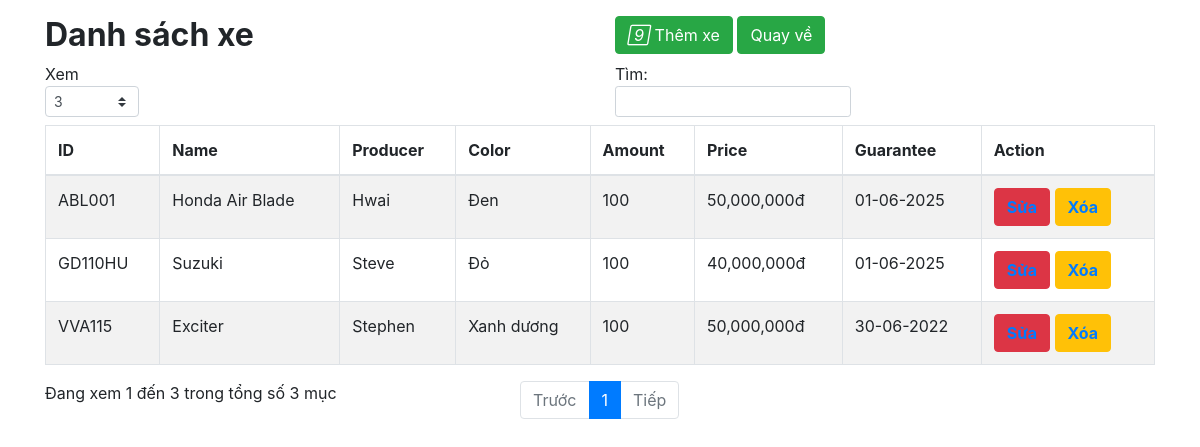
The app's page /quanlyxe.php (signed in) with its own data.
### tables this page shows
CREATE TABLE `xe` (
  `id` varchar(255) NOT NULL,
  `name` varchar(255) NOT NULL,
  `producer` varchar(255) NOT NULL,
  `color` varchar(255) NOT NULL,
  `amount` int(11) NOT NULL,
  `price` int(11) NOT NULL,
  `guaran` date NOT NULL
);

### quanlyxe.php (the view, shortened to what this page needs)
<?php
    include 'admin/db.php';
?>
<!DOCTYPE html>
<html lang="en">
<head>
    <link rel="stylesheet" href="https://maxcdn.bootstrapcdn.com/bootstrap/4.4.1/css/bootstrap.min.css">
</head>
<body>
    <div class="container">
        <div class="table-wrapper">
            <div class="table-title">
                <div class="row">
                    <div class="col-sm-6 float-right">
                        <h2><b>Danh sách xe</b></h2>
                    </div>
                    <div class="col-sm-6">
                        <a href="#addStaff" class="btn btn-success" data-toggle="modal"><i class="material-icons"></i>
                            <span>Thêm xe</span></a>
                        <a href="index.php" class="btn btn-success">
                            <span>Quay về</span></a>
                    </div>
                </div>
            </div>
            <table id="example" class="table table-striped table-bordered" style="width:100%">
                <thead>
                    <tr>
                        <th>ID</th>
                        <th>Name</th>
                        <th>Producer</th>
                        <th>Color</th>
                        <th>Amount</th>
                        <th>Price</th>
                        <th>Guarantee</th>
                        <th>Action</th>
                    </tr>
                </thead>
                <tbody>
                    <?php
			$result = mysqli_query($conn,"SELECT * FROM xe");
				while($row = mysqli_fetch_array($result)) {
			?>
                    <tr id="<?php echo $row["id"]; ?>">
                        <td><?php echo $row["id"]; ?></td>
                        <td><?php echo $row["name"]; ?></td>
                        <td><?php echo $row["producer"]; ?></td>
                        <td><?php echo $row["color"]; ?></td>
                        <td><?php echo $row["amount"]; ?></td>
                        <td><?php echo number_format($row["price"]) . "đ";  ?></td>
                        <td><?php echo date('d-m-Y', strtotime($row["guaran"])); ?></td>
                        <td>
                            <button type="button" class="btn btn-danger" id="edit"><a href="#editStaff" class="edit"
                                    data-toggle="modal">
                                    <b class="update" data-toggle="tooltip" data-id="<?php echo $row["id"]; ?>"
                                        data-name="<?php echo $row["name"]; ?>"
                                        data-producer="<?php echo $row["producer"]; ?>"
                                        data-color="<?php echo $row["color"]; ?>"
                                        data-amount="<?php echo $row["amount"]; ?>"
                                        data-price="<?php echo $row["price"]; ?>"
                                        data-guaran="<?php echo $row["guaran"]; ?>" title=" Edit">Sửa</b>
                                </a></button>
                            <button type="button" class="btn btn-warning" id="del"><a href="#deleteStaff" class="delete"
                                    data-id="<?php echo $row["id"]; ?>" data-toggle="modal"><b data-toggle="tooltip"
                                        title="Delete">Xóa</b></a></button>
                        </td>
                    </tr>
                    <?php
			}
			?>
                </tbody>
            </table>
        </div>
</body>
</html>

### records on screen
xe: id "ABL001", name "Honda Air Blade", producer "Hwai", color "Đen", amount "100", price "50,000,000", guaran "01-06-2025"
xe: id "GD110HU", name "Suzuki", producer "Steve", color "Đỏ", amount "100", price "40,000,000", guaran "01-06-2025"
xe: id "VVA115", name "Exciter", producer "Stephen", color "Xanh dương", amount "100", price "50,000,000", guaran "30-06-2022"
